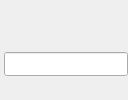
<?xml version="1.0" encoding="UTF-8"?>
<ui version="4.0">
 <class>ContactSearchWidget</class>
 <widget class="QWidget" name="ContactSearchWidget">
  <property name="geometry">
   <rect>
    <x>0</x>
    <y>0</y>
    <width>128</width>
    <height>100</height>
   </rect>
  </property>
  <property name="font">
   <font>
    <pointsize>11</pointsize>
   </font>
  </property>
  <property name="windowTitle">
   <string>Form</string>
  </property>
  <widget class="QLineEdit" name="lineEdit">
   <property name="geometry">
    <rect>
     <x>4</x>
     <y>52</y>
     <width>124</width>
     <height>24</height>
    </rect>
   </property>
   <property name="sizePolicy">
    <sizepolicy hsizetype="Expanding" vsizetype="Expanding">
     <horstretch>0</horstretch>
     <verstretch>0</verstretch>
    </sizepolicy>
   </property>
   <property name="minimumSize">
    <size>
     <width>124</width>
     <height>24</height>
    </size>
   </property>
  </widget>
 </widget>
 <resources/>
 <connections/>
</ui>
